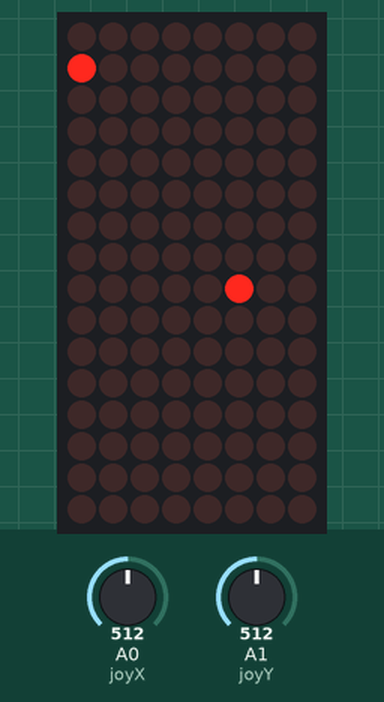
Simulated run of this sketch. Board: Arduino Uno, built with avr-gcc and run on an emulated ATmega328P. On the bench: 8×16 LED matrix. The inputs (shaded band) are chosen by the test bench; at power-on: A1 (joyY) = 512, A0 (joyX) = 512. Random numbers use the default seed unless the sketch sets one; what the sketch prints to the serial monitor is not drawn. At 2.2 s the program stops and its outputs stay as they are.

Above: at 1.2 s.
1.3 s: A1 (joyY) set to 710
At 2.0 s:
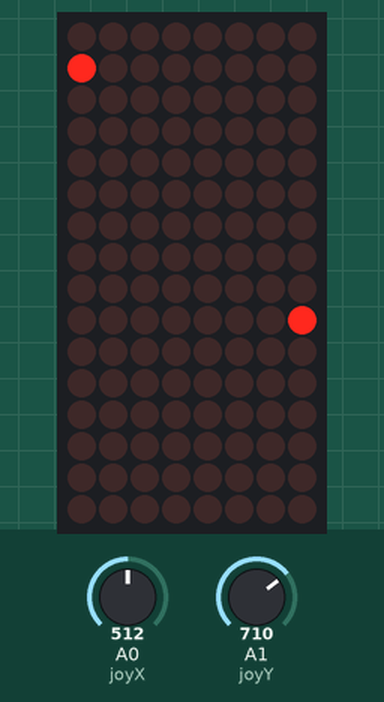
At 2.7 s:
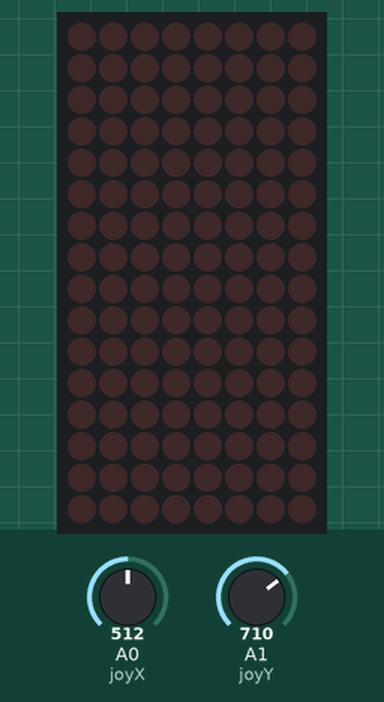
Timing chart, 0 to 3.7 s (numbered marks = the images above; inputs shaded):
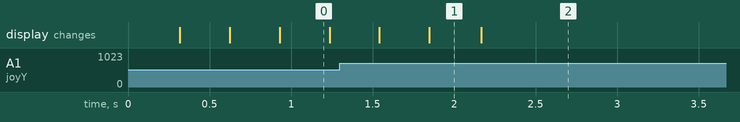

The sketch:

snake3.ino
```cpp
#include <Wire.h>
#include <Adafruit_GFX.h>
#include "Adafruit_LEDBackpack.h"
#define joyX A0
#define joyY A1
int appley = random(0, 8);
int applex = random(0, 16);
byte score = 1;
int length = 1;
int snakex = 4;
int snakey = 2;
byte dir = 0; //0 right, 1 down, 2 left, 3 up
int list [128] =  {
  0, 0, 0, 0, 0, 0, 0, 0, 0, 0, 0, 0, 0, 0, 0, 0,
  0, 0, 0, 0, 0, 0, 0, 0, 0, 0, 0, 0, 0, 0, 0, 0,
  0, 0, 0, 0, 1, 0, 0, 0, 0, 0, 0, 0, 0, 0, 0, 0,
  0, 0, 0, 0, 0, 0, 0, 0, 0, 0, 0, 0, 0, 0, 0, 0,
  0, 0, 0, 0, 0, 0, 0, 0, 0, 0, 0, 0, 0, 0, 0, 0,
  0, 0, 0, 0, 0, 0, 0, 0, 0, 0, 0, 0, 0, 0, 0, 0,
  0, 0, 0, 0, 0, 0, 0, 0, 0, 0, 0, 0, 0, 0, 0, 0,
  0, 0, 0, 0, 0, 0, 0, 0, 0, 0, 0, 0, 0, 0, 0, 0
};


Adafruit_8x16matrix matrix = Adafruit_8x16matrix();

void stopAll () {
  while (true) {
    matrix.clear();
    matrix.writeDisplay();
  }
}

void toMatrix () {
  for (int i = 0; i < 128; i++) {
    int x1 = i % 16;
    int y1 = (i - x1) / 16;
    y1 = 7 - y1;
    if (list[i] != 0) matrix.drawPixel(y1, x1, LED_ON);
    else             matrix.drawPixel(y1, x1, LED_OFF);
  }
  matrix.writeDisplay();
}
void decrement () {
  for (int i = 0; i < 128; i++) {
    if (list[i] > 0) {
      list[i] = list[i] - 1;
    }
  }
}


void setup() {
  Serial.begin(9600);
  Serial.println("16x8 LED Matrix Test");
  pinMode(joyX, INPUT);
  pinMode(joyY, INPUT);
  matrix.begin(0x70);  // pass in the address
  matrix.clear();
  // clear display
  list[applex + appley * 16] = -1;
  toMatrix();


}
void loop() {


  //0 right, 1 down, 2 left, 3 up
  if ((analogRead(joyX) > 700) && (dir != 2)) {
    dir = 0;
  }
  if ((analogRead(joyX ) < 300) && (dir != 0)) {
    dir = 2;
  }
  if ((analogRead(joyY) > 700) && (dir != 3)) {
    dir = 1;
  }
  if ((analogRead(joyY) < 300) && (dir != 1)) {
    dir = 3;
  }

  if (dir == 0) {
    snakex = snakex + 1;
    if (snakex > 15) stopAll();
  }
  if (dir == 2) {
    snakex = snakex - 1;
    if (snakex < 0) stopAll();
  }
  if (dir == 3) {
    snakey = snakey + 1;
    if (snakey > 7) stopAll();
  }
  if (dir == 1) {
    snakey = snakey - 1;
    if (snakey < 0) stopAll();
  }


  //0 right, 1 down, 2 left, 3 up

  if ((applex == snakex) && (appley == snakey)) {
    matrix.drawPixel(appley, applex, LED_OFF);
    matrix.writeDisplay();
    score = score + 1;
    applex = random(0, 16);
    appley = random(0, 8);
    list[applex + appley * 16] = -1;
  }
  else
    decrement();
  if (list[snakex + snakey * 16] > 0) {
    stopAll();
  }
  list[snakex + snakey * 16] = score;
  toMatrix();
  delay(300);
}
```
